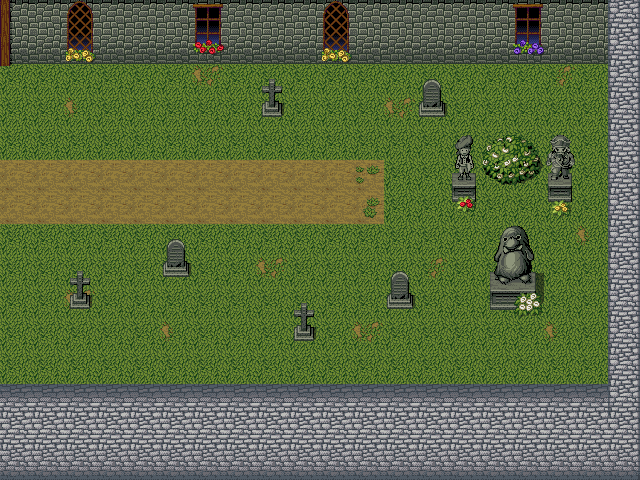

The image is a tile-based game level rendered from a .tmx file. Its description and source (layers, tilesets, objects; grid data summarised) follow:
An orthogonal 20x15 tile map with 32x32 px tiles, 4 tile layers (base, base, base, top) and 13 objects.

<map version="1.0" orientation="orthogonal" width="20" height="15" tilewidth="32" tileheight="32">
 <tileset firstgid="1" name="tileset" tilewidth="32" tileheight="32">
  <image source="../tileset.png" />
 </tileset>
 <layer name="base" width="20" height="15">
  <data>[300 cells, 300 non-empty, 7 distinct tile ids]</data>
 </layer>
 <layer name="base" width="20" height="15">
  <data>[300 cells, 127 non-empty, 23 distinct tile ids]</data>
 </layer>
 <layer name="base" width="20" height="15">
  <data>[300 cells, 11 non-empty, 9 distinct tile ids]</data>
 </layer>
 <layer name="top" width="20" height="15">
  <data>[300 cells, 12 non-empty, 8 distinct tile ids]</data>
 </layer>
 <objectgroup name="collision" width="20" height="15">
  <object name="" x="448" y="160" width="32" height="32" />
  <object name="" x="544" y="160" width="32" height="32" />
  <object name="" x="480" y="160" width="64" height="32" />
  <object name="" x="480" y="256" width="64" height="32" />
  <object name="" x="384" y="288" width="32" height="32" />
  <object name="" x="288" y="320" width="32" height="32" />
  <object name="" x="160" y="256" width="32" height="32" />
  <object name="" x="64" y="288" width="32" height="32" />
  <object name="" x="256" y="96" width="32" height="32" />
  <object name="" x="416" y="96" width="32" height="32" />
  <object name="" x="0" y="0" width="608" height="64" />
  <object name="" x="608" y="0" width="32" height="480" />
  <object name="" x="0" y="384" width="608" height="96" />
 </objectgroup>
</map>
